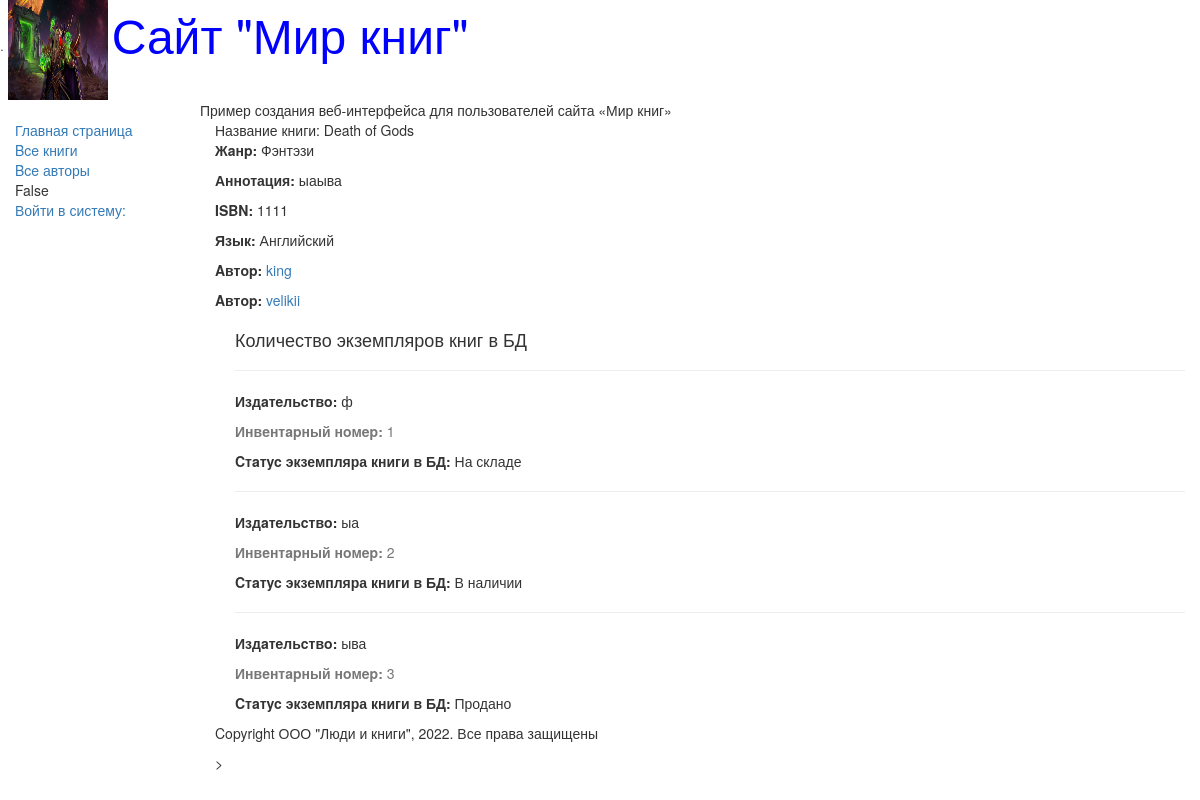
The app's page /catalog/book/1/ with its own data.
### catalog/models.py (models this page shows, shortened)
class Books(models.Model):
    title = models.CharField(max_length=50, help_text='Введите название книги', verbose_name='Название книги')
    author = models.ManyToManyField('Author',
                                    help_text="Выберите автора книги",
                                    verbose_name="Aвтop книги")
    genre = models.ForeignKey(Genre, on_delete=models.CASCADE, null=True)
    language = models.ForeignKey(Language, on_delete=models.CASCADE, null=True)
    summary = models.TextField(max_length=1000, verbose_name='Аннотация книги', help_text='Введите краткое описание книги')
    isbn = models.CharField(max_length=100, help_text='Введите ISBN книги', verbose_name='ISBN книги')
    class Meta:
        verbose_name = 'Book'
        verbose_name_plural = 'Books'
    def display_authors(self):
        return ', '.join([i.last_name for i in self.author.all()])
    def something(self):
        return 'something str'
    something.short_description = 'Hello, this title new row'
    display_authors.short_description = 'Авторы'

class Genre(models.Model):
    name = models.CharField(max_length=200, help_text='Введите жанр книги', verbose_name='Жанр книги')
    class Meta:
        verbose_name = 'Жанр'
        verbose_name_plural = 'Жанры'
        ordering = ['-name']
    def __str__(self):
        return self.name

class Language(models.Model):
    name = models.CharField(max_length=30, help_text='Введите язык книги', verbose_name='Язык книги')
    def __str__(self):
        return self.name

class Author(models.Model):
    first_name = models.CharField(max_length=30, verbose_name='Имя',
                                  help_text='Введите Имя')
    last_name = models.CharField(max_length=30, verbose_name='Фамилия',
                                 help_text='Введите фамилию')
    date_of_birth = models.DateField(verbose_name='Дата Рождения', help_text="Введите дату рождения",
                                     null=True, blank=True)
    date_of_death = models.DateField(verbose_name='Дата смерти', help_text='Введите дату смерти',
                                     null=True, blank=True)
    class Meta:
        verbose_name = 'Автор'
        verbose_name_plural = 'Авторы'

class BookInstance(models.Model):
    book = models.ForeignKey(Books, on_delete=models.CASCADE)
    inv_nom = models.CharField(max_length=30, help_text='Введите инвентарный номер книги',
                               verbose_name='Инвентарный номер')
    status = models.ForeignKey(Status, on_delete=models.CASCADE)
    imprint = models.CharField(max_length=200, help_text='Введите издательство и год выпуска',
                               verbose_name='Издательство')
    due_back = models.DateField(verbose_name='Дата окончания статуса',
                                help_text='Введите дату окончания статуса')

class Status(models.Model):
    name = models.CharField(max_length=30, help_text='Введите статус экземпляра книги',
                            verbose_name='Статус экземпляра книги')
    class Meta:
        verbose_name = 'Статус книги'
        verbose_name_plural = 'Статус книг'
    def __str__(self):
        return self.name

### catalog/views.py (the view)
# urls.py: path('book/<str:pk>/', views.DetailBook.as_view(), name='book-detail'),
class DetailBook(generic.DetailView):
    model = Books

### templates/catalog/books_detail.html (shortened to what this page needs)
{% extends "catalog/base_generic.html" %}
{% block content %}
    <hl>Название книги: {{ books.title }}</hl>
        <p><strong>Жaнp:</strong> {{ books.genre }}</p>
        <p><strong>Аннотация: </strong> {{ books.summary }} </p>
        <p><strong>ISBN:</strong> {{ books.isbn }}</p>
        <p><strong>Язык:</strong> {{ books.language }}</p>
    {% for author in books.author.all %}
      <p><strong>Aвтop:</strong>
          <a href="">{{ author.first_narne }}
                {{author.last_name}}</a></p>
    {% endfor %}
        <div style="margin-left:20px;margin-top:20px">
            <h4>Количество экземпляров книг в БД</h4>
{% for copy in books.bookinstance_set.all %}
<hr>
<p><strong>Издaтeльcтвo:</strong> {{copy.imprint}}</p>
    <p><div class = "text-muted"><strong>Инвeнтapный нoмep:</strong> {{copy.id}}</div></p>
<p><strong>Cтaтyc экземпляра книги в БД:</strong> {{copy.status}}</p>
{% endfor %}
</div>
{% endblock %}

### templates/catalog/base_generic.html (shortened to what this page needs)
<!DOCTYPE html>
<html lang = "en">
<head>
<link rel="stylesheet" href="https://maxcdn.bootstrapcdn.com/bootstrap/3.3.7/css/bootstrap.min.css">
{% load static %}
<link rel = "stylesheet" href = "{% static 'css/styles.css' %}">
{% block head %}
<img src="{% static 'images/logotip.jpg' %}"
style = "width:100px; height:100px;" align="absmiddle">
<font size = 7, color = "blue">Сайт "Мир книг"</font>
{% endblock %}
</head>
<body>
<div class="container-fluid">
<div class="row">
<div class = "col-sm-2">
{% block sidebar %}
<ul class = "sidebar-nav">
    <li><a href="{% url 'index' %}">Главная страница</a></li>
    <li><a href="{% url 'book' %}">Bce книги</a></li>
    <li><a href="{% url 'authors' %}">Bce авторы</a></li>
    {{ user.is_authenticated }}
    {% if user.is_authenticated %}
        <li>Пользователь: {{ user.get_username }}</li>
        <li><a href="{% url 'logout' %}">Выйти из системы:</a></li>
    {% else %}
        <li><a href="{% url 'login' %}">Войти в систему:</a></li>
    {% endif %}
</ul>
{% endblock %}
</div>Пример создания веб-интерфейса для пользователей сайта «Мир книг»
<div class="col-sm-10 ">
{% block content %}
{% endblock %}
{% block footer %}
    {% block copyright %}
        <p>Copyright ООО "Люди и книги", 2022. Все права защищены</p>>
    {% endblock %}
{% endblock %}
</div>
</div>
</div>
</body>
</html>

### static/css/styles.css (style rules this page uses)
.sidebar-nav { margin-top: 20px; padding: 0; list-style: none; color-rendering: auto; }

### records on screen
Books: title "Death of Gods", genre "Фэнтэзи", summary "ыаыва", isbn "1111", language "Английский"
Author: last_name "king"
Author: last_name "velikii"
BookInstance: imprint "ф", id "1", status "На складе"
BookInstance: imprint "ыа", id "2", status "В наличии"
BookInstance: imprint "ыва", id "3", status "Продано"

### other values on screen
{{ user.is_authenticated }} "False"
